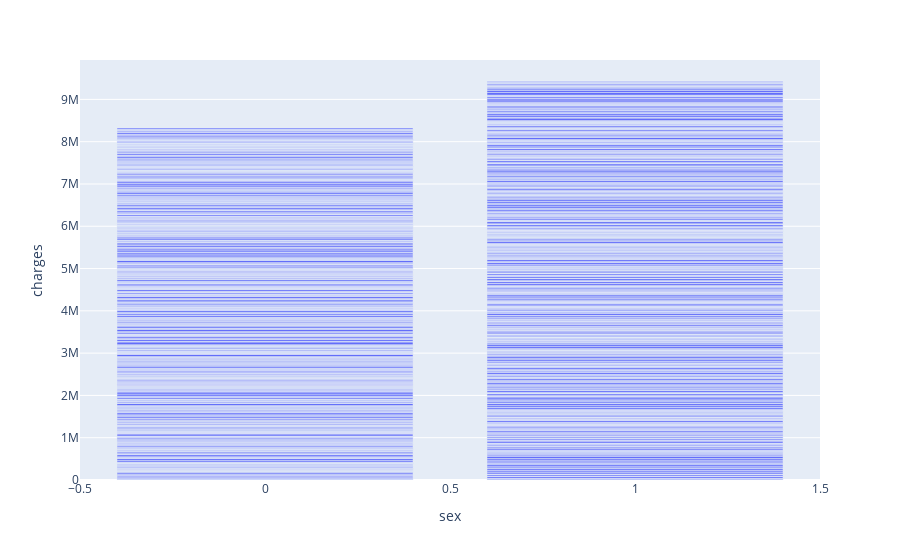

The cell this chart's notebook holds for it:
### Code cell
px.bar(df, x='sex', y='charges')

### Figure 1 — Plotly figure (JSON) as saved in the notebook; plotly's stock layout.template omitted (floating-point values rounded to 4 significant figures; data arrays with more than 128 entries replaced by an {"elided": "..."} marker saying what was removed)
{"data": [{"alignmentgroup": "True", "hovertemplate": "sex=%{x}<br>charges=%{y}<extra></extra>", "legendgroup": "", "marker": {"color": "#636efa", "pattern": {"shape": ""}}, "name": "", "offsetgroup": "", "orientation": "v", "showlegend": false, "textposition": "auto", "type": "bar", "x": {"elided": "1338 int values"}, "xaxis": "x", "y": {"elided": "1338 float values"}, "yaxis": "y"}], "layout": {"barmode": "relative", "legend": {"tracegroupgap": 0}, "margin": {"t": 60}, "xaxis": {"anchor": "y", "domain": [0, 1], "title": {"text": "sex"}}, "yaxis": {"anchor": "x", "domain": [0, 1], "title": {"text": "charges"}}}}
